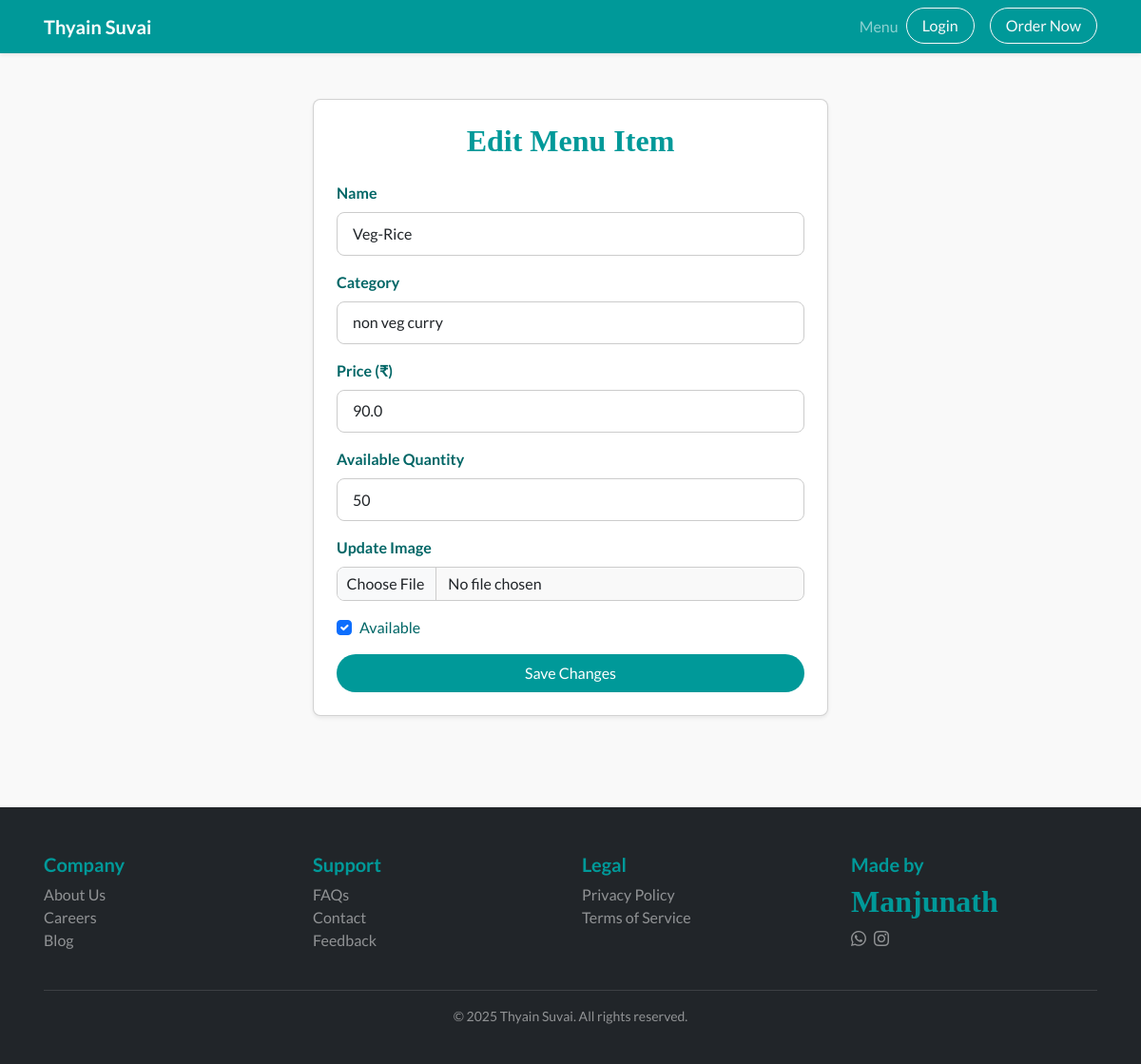
Page /edit_menu/2 on the committed database.
### models.py (models this page shows)
class MenuItem(db.Model):
    id = db.Column(db.Integer, primary_key=True)
    name = db.Column(db.String(100), nullable=False)
    description = db.Column(db.String(255))
    price = db.Column(db.Float, nullable=False)
    quantity_available = db.Column(db.Integer, nullable=False)  # quantity available in stock
    category= db.Column(db.String(50))  # e.g., Appetizer, Main Course, Dessert
    is_available = db.Column(db.Boolean, default=True)
    image = db.Column(db.String(100))  # stores image filename

### app.py (the view, shortened to what this page needs)
@app.route('/edit_menu/<int:menu_id>', methods=['GET', 'POST'])
def edit_menu(menu_id):
    menu = MenuItem.query.get_or_404(menu_id)
    return render_template('edit_menu.html', menu=menu)

### templates/edit_menu.html (shortened to what this page needs)
{% extends 'base.html' %}
{% block extra_css %}
<link rel="stylesheet" href="{{ url_for('static', filename='css/edit_menu.css') }}">
{% endblock %}
{% block content %}
<div class="container py-5">
  <div class="row justify-content-center">
    <div class="col-lg-6">
      <div class="card shadow-sm p-4">
        <h4 class="mb-4 text-center">Edit Menu Item</h4>
        <form method="POST" enctype="multipart/form-data">
          <div class="mb-3">
            <label for="name" class="form-label">Name</label>
            <input type="text" class="form-control" id="name" name="name" value="{{ menu.name }}" required>
          </div>
          <div class="mb-3">
            <label for="category" class="form-label">Category</label>
            <input type="text" class="form-control" id="category" name="category" value="{{ menu.category if menu else '' }}" required>
          </div>
          <div class="mb-3">
            <label for="price" class="form-label">Price (₹)</label>
            <input type="number" class="form-control" id="price" name="price" step="0.01" value="{{ menu.price }}" required>
          </div>
          <div class="mb-3">
            <label for="quantity_available" class="form-label">Available Quantity</label>
            <input type="number" class="form-control" id="quantity_available" name="quantity_available" min="0" value="{{ menu.quantity_available }}" required>
          </div>
          <div class="mb-3">
            <label for="image" class="form-label">Update Image</label>
            <input type="file" class="form-control" id="image" name="image" accept="image/*">
          </div>
          <div class="form-check mb-3">
            <input class="form-check-input" type="checkbox" id="is_available" name="is_available" {% if menu.is_available %}checked{% endif %}>
            <label class="form-check-label" for="is_available">Available</label>
          </div>
          <button type="submit" class="btn btn-teal rounded-pill w-100">Save Changes</button>
        </form>
      </div>
    </div>
  </div>
</div>
{% endblock %}

### static/css/base.css (style rules this page uses)
body { font-family: 'Lato', 'Roboto', sans-serif; background-color: #ffffff; color: #333333; margin: 0; padding: 0; scroll-behavior: smooth; }
.btn-teal { background-color: #009999; color: #ffffff; border-radius: 50px; padding: 0.5rem 1.2rem; border: none; font-weight: 500; transition: background-color 0.3s ease; }
.container { max-width: 1140px; margin: auto; padding: 0 1rem; }
.text-center { text-align: center; }
h1, h2, h3, h4, h5 { font-weight: 700; color: #009999; }
input, textarea, select, button { font-family: inherit; font-size: 1rem; }
input[type="text"], input[type="email"], input[type="number"], input[type="password"], textarea, select { border: 1px solid #ccc; border-radius: 8px; padding: 0.5rem 0.75rem; width: 100%; box-sizing: border-box; }

### static/css/edit_menu.css (style rules this page uses)
:root { --primary-teal: #009999; --accent-orange: #F7931E; --dark-teal: #006666; --text-dark: #333333; --bg-light: #f9f9f9; --white: #ffffff; --radius-pill: 50px; --radius-card: 8px; --shadow: 0 4px 12px rgba(0, 0, 0, 0.08); }
body { font-family: 'Lato', sans-serif; color: var(--text-dark); background-color: var(--bg-light); }
.card { border-radius: var(--radius-card); box-shadow: var(--shadow); background-color: var(--white); padding: 1.5rem; }
h4 { font-family: 'Cormorant Garamond', serif; font-size: 2rem; font-weight: 700; color: var(--primary-teal); }
label.form-label { font-weight: 600; color: var(--dark-teal); }
input.form-control, textarea.form-control { border-radius: var(--radius-card); border: 1px solid #ccc; padding: 0.6rem 1rem; }
input[type="file"] { padding: 0.3rem 0.6rem; background-color: var(--bg-light); border: 1px solid #ccc; border-radius: var(--radius-card); }
.btn-teal { background-color: var(--primary-teal); color: var(--white); border: none; transition: background-color 0.3s ease, box-shadow 0.3s ease; }
.form-check-label { color: var(--dark-teal); font-weight: 500; }

### rows in the picture
MenuItem: name "Veg-Rice", category "non veg curry", price "90.0", quantity_available "50", is_available "☑"
